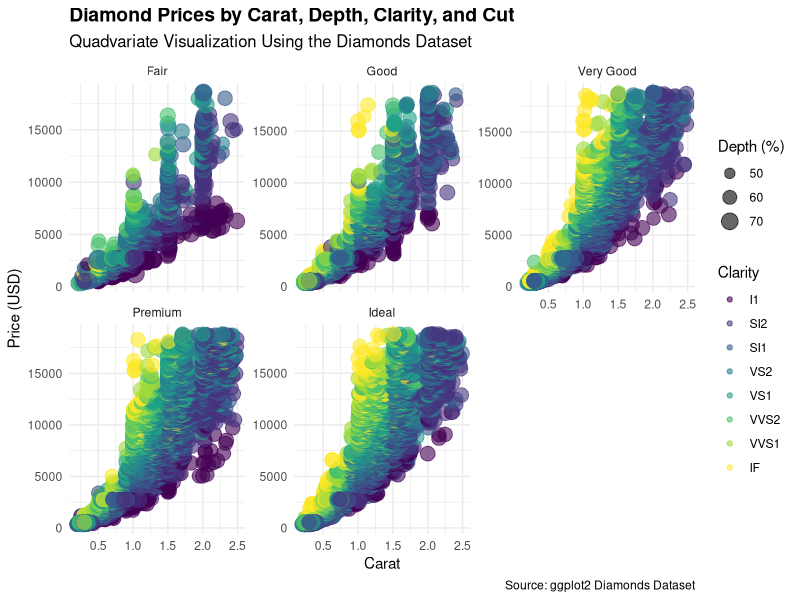

Reproduce this figure in R.
## ---- chunk 1
library(tidyverse)
library(ggplot2)

data(diamonds)

# Filter dataset for clarity
diamonds_filtered <- diamonds |> 
  filter(carat < 2.5)

# Quadvariate visualization
ggplot(diamonds_filtered, aes(x = carat, y = price, color = clarity, size = depth)) +
  geom_point(alpha = 0.6) +
  facet_wrap(~ cut, scales = "free_y") +
  scale_color_viridis_d() +
  theme_minimal() +
  labs(title = "Diamond Prices by Carat, Depth, Clarity, and Cut",
       subtitle = "Quadvariate Visualization Using the Diamonds Dataset",
       x = "Carat",
       y = "Price (USD)",
       color = "Clarity",
       size = "Depth (%)",
       caption = "Source: ggplot2 Diamonds Dataset") +
  theme(plot.title = element_text(face = "bold", size = 14),
        plot.subtitle = element_text(size = 12),
        axis.title = element_text(size = 11))
